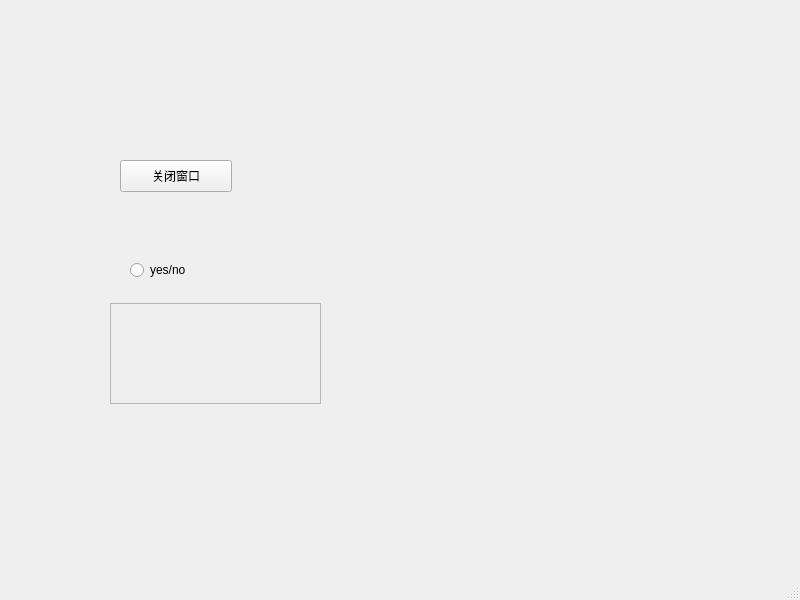
<?xml version="1.0" encoding="UTF-8"?>
<ui version="4.0">
 <class>MainWindow</class>
 <widget class="QMainWindow" name="MainWindow">
  <property name="geometry">
   <rect>
    <x>0</x>
    <y>0</y>
    <width>800</width>
    <height>600</height>
   </rect>
  </property>
  <property name="windowTitle">
   <string>MainWindow</string>
  </property>
  <widget class="QWidget" name="centralwidget">
   <widget class="QPushButton" name="pushButton">
    <property name="geometry">
     <rect>
      <x>120</x>
      <y>160</y>
      <width>112</width>
      <height>32</height>
     </rect>
    </property>
    <property name="text">
     <string>关闭窗口</string>
    </property>
   </widget>
   <widget class="QRadioButton" name="radioButton">
    <property name="geometry">
     <rect>
      <x>130</x>
      <y>260</y>
      <width>100</width>
      <height>20</height>
     </rect>
    </property>
    <property name="text">
     <string>yes/no</string>
    </property>
   </widget>
   <widget class="QTextEdit" name="textEdit">
    <property name="enabled">
     <bool>false</bool>
    </property>
    <property name="geometry">
     <rect>
      <x>110</x>
      <y>303</y>
      <width>211</width>
      <height>101</height>
     </rect>
    </property>
   </widget>
  </widget>
  <widget class="QStatusBar" name="statusbar"/>
 </widget>
 <resources/>
 <connections>
  <connection>
   <sender>pushButton</sender>
   <signal>clicked()</signal>
   <receiver>MainWindow</receiver>
   <slot>close()</slot>
   <hints>
    <hint type="sourcelabel">
     <x>149</x>
     <y>171</y>
    </hint>
    <hint type="destinationlabel">
     <x>152</x>
     <y>255</y>
    </hint>
   </hints>
  </connection>
  <connection>
   <sender>radioButton</sender>
   <signal>toggled(bool)</signal>
   <receiver>textEdit</receiver>
   <slot>setVisible(bool)</slot>
   <hints>
    <hint type="sourcelabel">
     <x>170</x>
     <y>264</y>
    </hint>
    <hint type="destinationlabel">
     <x>185</x>
     <y>342</y>
    </hint>
   </hints>
  </connection>
  <connection>
   <sender>radioButton</sender>
   <signal>toggled(bool)</signal>
   <receiver>textEdit</receiver>
   <slot>setEnabled(bool)</slot>
   <hints>
    <hint type="sourcelabel">
     <x>174</x>
     <y>269</y>
    </hint>
    <hint type="destinationlabel">
     <x>180</x>
     <y>344</y>
    </hint>
   </hints>
  </connection>
 </connections>
</ui>
